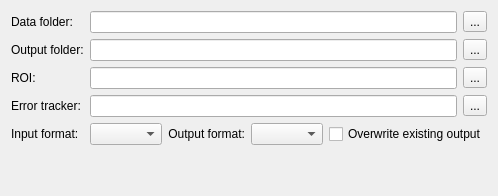
                 <widget class="QWidget" name="outputTab">
                  <attribute name="title">
                   <string>General options</string>
                  </attribute>
                  <layout class="QGridLayout" name="gridLayout_11">
                   <item row="4" column="4" colspan="2">
                    <widget class="QCheckBox" name="overwriteCheckBox">
                     <property name="text">
                      <string>Overwrite existing output</string>
                     </property>
                    </widget>
                   </item>
                   <item row="4" column="3">
                    <widget class="QComboBox" name="imageWriteComboBox"/>
                   </item>
                   <item row="4" column="2">
                    <widget class="QLabel" name="imageWriteLabel">
                     <property name="text">
                      <string>Output format:</string>
                     </property>
                     <property name="alignment">
                      <set>Qt::AlignRight|Qt::AlignTrailing|Qt::AlignVCenter</set>
                     </property>
                    </widget>
                   </item>
                   <item row="2" column="1" colspan="4">
                    <widget class="QLineEdit" name="roiPathLineEdit">
                     <property name="sizePolicy">
                      <sizepolicy hsizetype="Expanding" vsizetype="Expanding">
                       <horstretch>0</horstretch>
                       <verstretch>0</verstretch>
                      </sizepolicy>
                     </property>
                    </widget>
                   </item>
                   <item row="0" column="0">
                    <widget class="QLabel" name="imageBaseName_2">
                     <property name="text">
                      <string>Data folder:</string>
                     </property>
                     <property name="alignment">
                      <set>Qt::AlignLeading|Qt::AlignLeft|Qt::AlignVCenter</set>
                     </property>
                    </widget>
                   </item>
                   <item row="1" column="0">
                    <widget class="QLabel" name="label_10">
                     <property name="text">
                      <string>Output folder:</string>
                     </property>
                    </widget>
                   </item>
                   <item row="3" column="5">
                    <widget class="QToolButton" name="errorTrackerSelect">
                     <property name="text">
                      <string>...</string>
                     </property>
                    </widget>
                   </item>
                   <item row="2" column="0">
                    <widget class="QLabel" name="roiPathLabel">
                     <property name="text">
                      <string>ROI:</string>
                     </property>
                    </widget>
                   </item>
                   <item row="1" column="1" colspan="4">
                    <widget class="QLineEdit" name="outputDirLineEdit"/>
                   </item>
                   <item row="5" column="1">
                    <spacer name="verticalSpacer_7">
                     <property name="orientation">
                      <enum>Qt::Vertical</enum>
                     </property>
                     <property name="sizeHint" stdset="0">
                      <size>
                       <width>20</width>
                       <height>40</height>
                      </size>
                     </property>
                    </spacer>
                   </item>
                   <item row="0" column="5">
                    <widget class="QToolButton" name="dataDirSelect">
                     <property name="text">
                      <string>...</string>
                     </property>
                    </widget>
                   </item>
                   <item row="3" column="0">
                    <widget class="QLabel" name="errorTrackerLabel">
                     <property name="text">
                      <string>Error tracker:</string>
                     </property>
                    </widget>
                   </item>
                   <item row="0" column="1" colspan="4">
                    <widget class="QLineEdit" name="dataDirLineEdit"/>
                   </item>
                   <item row="2" column="5">
                    <widget class="QToolButton" name="roiPathSelect">
                     <property name="text">
                      <string>...</string>
                     </property>
                    </widget>
                   </item>
                   <item row="3" column="1" colspan="4">
                    <widget class="QLineEdit" name="errorTrackerLineEdit"/>
                   </item>
                   <item row="1" column="5">
                    <widget class="QToolButton" name="outputDirSelect">
                     <property name="text">
                      <string>...</string>
                     </property>
                    </widget>
                   </item>
                   <item row="4" column="1">
                    <widget class="QComboBox" name="imageReadComboBox"/>
                   </item>
                   <item row="4" column="0">
                    <widget class="QLabel" name="imageReadLabel">
                     <property name="text">
                      <string>Input format:</string>
                     </property>
                    </widget>
                   </item>
                  </layout>
                 </widget>
